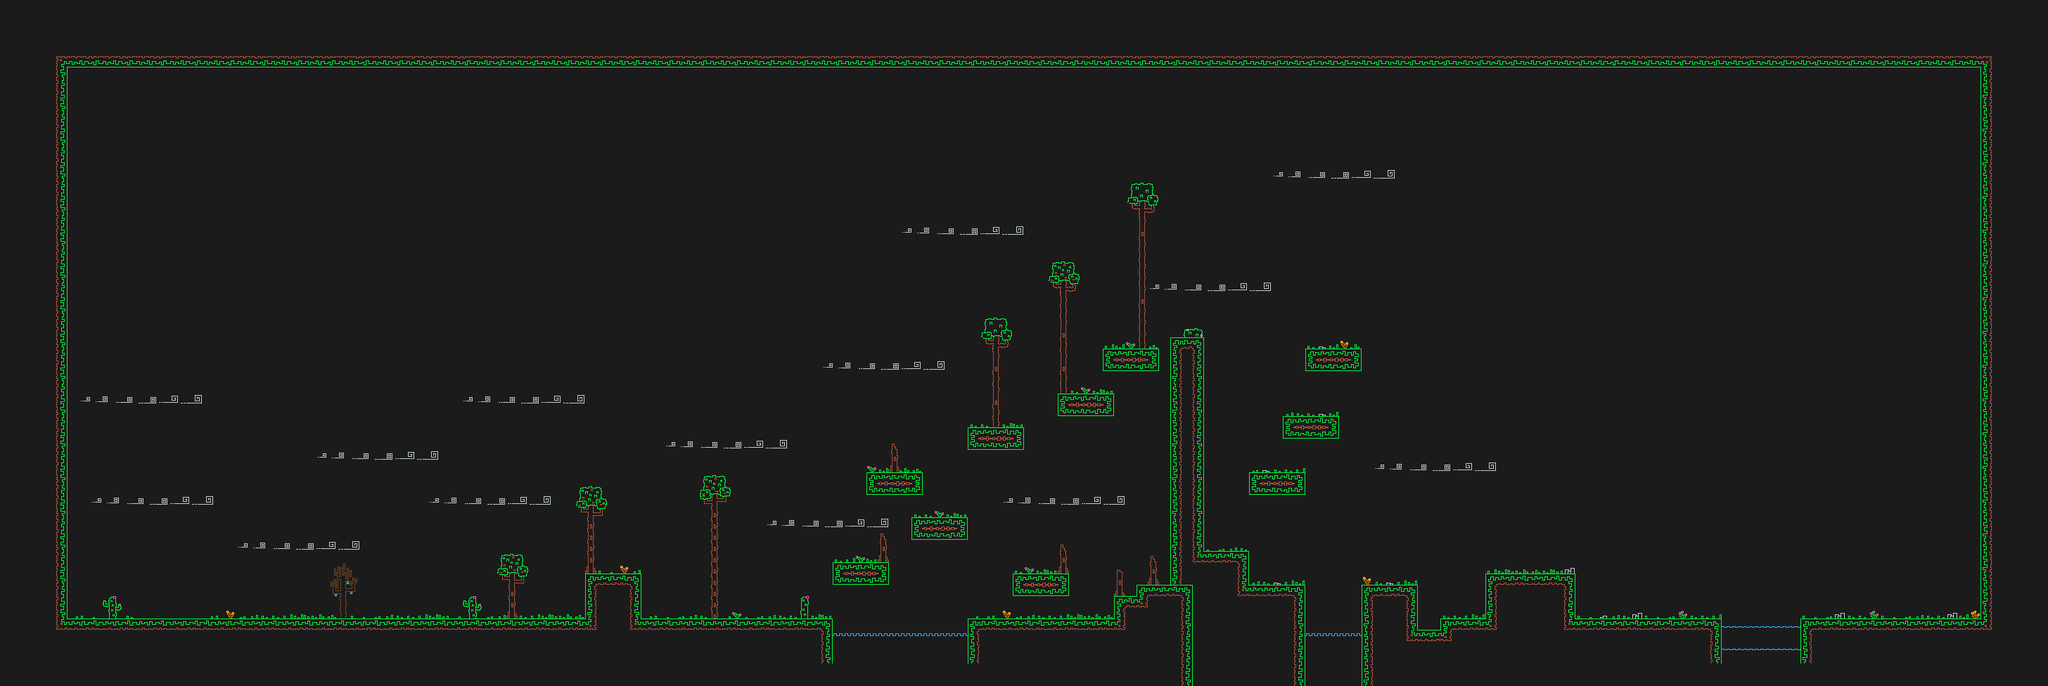

Rendered tile map (Tiled .tmx) drawn with the repository's tilesets; below, a short description and the map source with its tile grids summarised:
An orthogonal 182x61 tile map with 16x16 px tiles, 3 tile layers (Level_Properties, Background, Blocks), 2 tilesets and 14 objects (chicken 2, Chicken 1, Bee 1, Bee 2, Bee 3, ...).

<map version="1.10" tiledversion="1.10.2" orientation="orthogonal" renderorder="right-down" width="182" height="61" tilewidth="16" tileheight="16" infinite="0" nextlayerid="5" nextobjectid="30">
 <tileset firstgid="1" source="Environment_wbg.tsx" />
 <tileset firstgid="1873" source="Enemies1.tsx" />
 <layer id="3" name="Level_Properties" width="182" height="61">
  <properties>
   <property name="LevelBlockSizeHeight" value="16" />
   <property name="LevelBlockSizeWidth" value="16" />
   <property name="LevelEndX" value="172" />
   <property name="LevelEndY" value="53" />
   <property name="LevelStartX" value="6" />
   <property name="LevelStartY" value="54" />
  </properties>
  <data>[11102 cells, 0 non-empty, 0 distinct tile ids]</data>
 </layer>
 <layer id="1" name="Background" width="182" height="61">
  <data>[11102 cells, 11102 non-empty, 79 distinct tile ids]</data>
 </layer>
 <layer id="2" name="Blocks" width="182" height="61">
  <data>[11102 cells, 623 non-empty, 20 distinct tile ids]</data>
 </layer>
 <objectgroup id="4" name="Enemies">
  <object id="1" name="chicken 2" gid="1901" x="241.333" y="878.667" width="16" height="16">
   <properties>
    <property name="idleFrameRate" value="10" />
    <property name="velocityX" value="3" />
   </properties>
  </object>
  <object id="2" name="Chicken 1" gid="1901" x="618" y="878" width="16" height="16">
   <properties>
    <property name="idleFrameRate" value="10" />
    <property name="velocityX" value="5" />
   </properties>
  </object>
  <object id="16" name="Bee 1" gid="1932" x="804" y="834" width="16" height="16" />
  <object id="17" name="Bee 2" gid="1932" x="918" y="832" width="16" height="16" />
  <object id="18" name="Bee 3" gid="1932" x="897" y="707" width="16" height="16" />
  <object id="20" name="Bee 4" gid="1932" x="1473" y="633" width="16" height="16" />
  <object id="21" name="Bee 5" gid="1932" x="1425" y="753" width="16" height="16" />
  <object id="22" name="Bee 6" gid="1932" x="1540" y="831" width="16" height="16" />
  <object id="23" name="Bee 7" gid="1932" x="1808" y="512" width="16" height="16" />
  <object id="24" name="Bee 8" gid="1932" x="1745" y="608" width="16" height="16" />
  <object id="25" name="Bee 9" gid="1932" x="1727" y="685" width="16" height="16" />
  <object id="26" name="FLying Chicken 3" gid="1901" x="2047" y="876" width="16" height="16">
   <properties>
    <property name="gravityOff" type="bool" value="true" />
   </properties>
  </object>
  <object id="27" name="Flying Chicken 2" gid="1901" x="2335" y="879" width="16" height="16">
   <properties>
    <property name="gravityOff" type="bool" value="true" />
   </properties>
  </object>
  <object id="28" name="Bee 10" gid="1932" x="2782" y="841" width="16" height="16" />
 </objectgroup>
</map>
